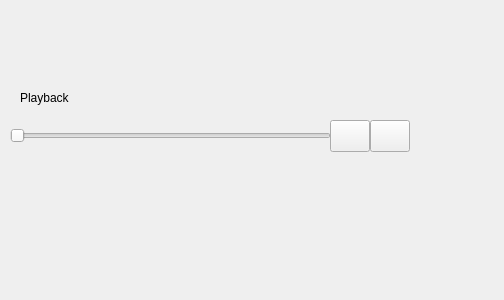
<?xml version="1.0" encoding="UTF-8"?>
<ui version="4.0">
 <class>Form</class>
 <widget class="QWidget" name="Form">
  <property name="geometry">
   <rect>
    <x>0</x>
    <y>0</y>
    <width>504</width>
    <height>300</height>
   </rect>
  </property>
  <property name="windowTitle">
   <string>Form</string>
  </property>
  <widget class="QSlider" name="horizontalSlider">
   <property name="geometry">
    <rect>
     <x>10</x>
     <y>100</y>
     <width>321</width>
     <height>71</height>
    </rect>
   </property>
   <property name="orientation">
    <enum>Qt::Horizontal</enum>
   </property>
  </widget>
  <widget class="QLabel" name="label">
   <property name="geometry">
    <rect>
     <x>20</x>
     <y>90</y>
     <width>101</width>
     <height>16</height>
    </rect>
   </property>
   <property name="text">
    <string>Playback</string>
   </property>
  </widget>
  <widget class="QPushButton" name="playPauseButton">
   <property name="geometry">
    <rect>
     <x>330</x>
     <y>120</y>
     <width>40</width>
     <height>32</height>
    </rect>
   </property>
   <property name="text">
    <string/>
   </property>
   <property name="icon">
    <iconset>
     <normaloff>../../media/icons/play.png</normaloff>../../media/icons/play.png</iconset>
   </property>
   <property name="checkable">
    <bool>false</bool>
   </property>
   <property name="checked">
    <bool>false</bool>
   </property>
  </widget>
  <widget class="QPushButton" name="stopButton">
   <property name="geometry">
    <rect>
     <x>370</x>
     <y>120</y>
     <width>40</width>
     <height>32</height>
    </rect>
   </property>
   <property name="text">
    <string/>
   </property>
   <property name="icon">
    <iconset>
     <normaloff>../../media/icons/stop.png</normaloff>../../media/icons/stop.png</iconset>
   </property>
  </widget>
 </widget>
 <resources/>
 <connections/>
</ui>
